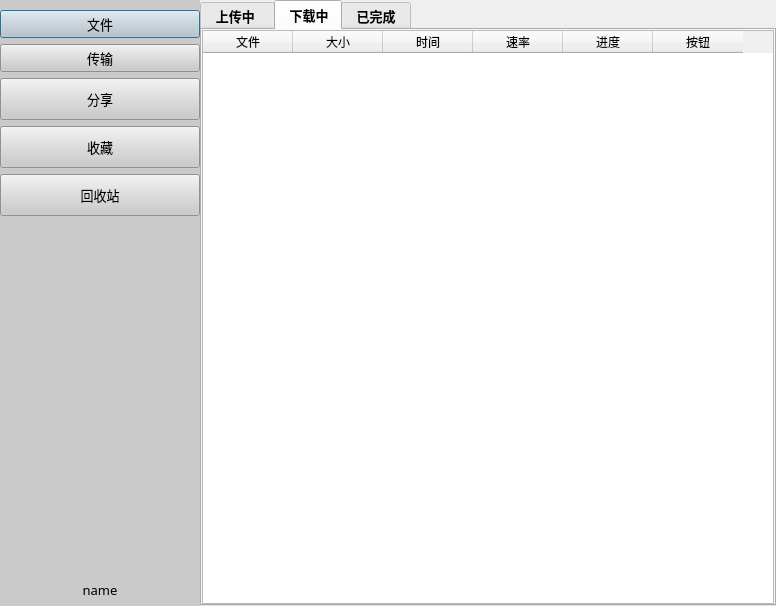
<?xml version="1.0" encoding="UTF-8"?>
<ui version="4.0">
 <class>MainDialog</class>
 <widget class="QDialog" name="MainDialog">
  <property name="geometry">
   <rect>
    <x>0</x>
    <y>0</y>
    <width>776</width>
    <height>606</height>
   </rect>
  </property>
  <property name="windowTitle">
   <string>MainDialog</string>
  </property>
  <layout class="QHBoxLayout" name="horizontalLayout">
   <property name="spacing">
    <number>0</number>
   </property>
   <property name="leftMargin">
    <number>0</number>
   </property>
   <property name="topMargin">
    <number>0</number>
   </property>
   <property name="rightMargin">
    <number>0</number>
   </property>
   <property name="bottomMargin">
    <number>0</number>
   </property>
   <item>
    <widget class="QWidget" name="wdg_left" native="true">
     <property name="enabled">
      <bool>true</bool>
     </property>
     <property name="minimumSize">
      <size>
       <width>200</width>
       <height>0</height>
      </size>
     </property>
     <property name="maximumSize">
      <size>
       <width>200</width>
       <height>16777215</height>
      </size>
     </property>
     <property name="styleSheet">
      <string notr="true">background-color: rgb(202, 202, 202);</string>
     </property>
     <widget class="QWidget" name="widget_3" native="true">
      <property name="enabled">
       <bool>true</bool>
      </property>
      <property name="geometry">
       <rect>
        <x>0</x>
        <y>10</y>
        <width>200</width>
        <height>601</height>
       </rect>
      </property>
      <property name="minimumSize">
       <size>
        <width>200</width>
        <height>0</height>
       </size>
      </property>
      <property name="maximumSize">
       <size>
        <width>200</width>
        <height>16777215</height>
       </size>
      </property>
      <property name="font">
       <font>
        <family>微软雅黑</family>
        <pointsize>10</pointsize>
        <weight>75</weight>
        <bold>true</bold>
       </font>
      </property>
      <property name="styleSheet">
       <string notr="true">background-color: rgb(202, 202, 202);</string>
      </property>
      <layout class="QVBoxLayout" name="verticalLayout">
       <item>
        <widget class="QPushButton" name="pb_file">
         <property name="font">
          <font>
           <family>微软雅黑</family>
           <pointsize>10</pointsize>
           <weight>50</weight>
           <italic>false</italic>
           <bold>false</bold>
          </font>
         </property>
         <property name="text">
          <string>文件</string>
         </property>
         <property name="icon">
          <iconset resource="resource.qrc">
           <normaloff>:/images/file.png</normaloff>:/images/file.png</iconset>
         </property>
         <property name="iconSize">
          <size>
           <width>36</width>
           <height>36</height>
          </size>
         </property>
         <property name="autoDefault">
          <bool>true</bool>
         </property>
        </widget>
       </item>
       <item>
        <widget class="QPushButton" name="pb_transmit">
         <property name="font">
          <font>
           <family>微软雅黑</family>
           <pointsize>10</pointsize>
          </font>
         </property>
         <property name="text">
          <string>传输</string>
         </property>
         <property name="icon">
          <iconset resource="resource.qrc">
           <normaloff>:/images/transmit.ico</normaloff>:/images/transmit.ico</iconset>
         </property>
         <property name="iconSize">
          <size>
           <width>36</width>
           <height>36</height>
          </size>
         </property>
        </widget>
       </item>
       <item>
        <widget class="QPushButton" name="pb_share">
         <property name="minimumSize">
          <size>
           <width>0</width>
           <height>42</height>
          </size>
         </property>
         <property name="maximumSize">
          <size>
           <width>16777215</width>
           <height>42</height>
          </size>
         </property>
         <property name="font">
          <font>
           <family>微软雅黑</family>
           <pointsize>10</pointsize>
          </font>
         </property>
         <property name="text">
          <string>分享</string>
         </property>
         <property name="icon">
          <iconset resource="resource.qrc">
           <normaloff>:/images/share.png</normaloff>:/images/share.png</iconset>
         </property>
         <property name="iconSize">
          <size>
           <width>18</width>
           <height>18</height>
          </size>
         </property>
        </widget>
       </item>
       <item>
        <widget class="QPushButton" name="pb_store">
         <property name="minimumSize">
          <size>
           <width>0</width>
           <height>42</height>
          </size>
         </property>
         <property name="font">
          <font>
           <family>微软雅黑</family>
           <pointsize>10</pointsize>
          </font>
         </property>
         <property name="text">
          <string>收藏</string>
         </property>
        </widget>
       </item>
       <item>
        <widget class="QPushButton" name="pb_hsz">
         <property name="minimumSize">
          <size>
           <width>0</width>
           <height>42</height>
          </size>
         </property>
         <property name="font">
          <font>
           <family>微软雅黑</family>
           <pointsize>10</pointsize>
          </font>
         </property>
         <property name="text">
          <string>回收站</string>
         </property>
         <property name="iconSize">
          <size>
           <width>36</width>
           <height>36</height>
          </size>
         </property>
        </widget>
       </item>
       <item>
        <spacer name="verticalSpacer">
         <property name="orientation">
          <enum>Qt::Vertical</enum>
         </property>
         <property name="sizeHint" stdset="0">
          <size>
           <width>20</width>
           <height>290</height>
          </size>
         </property>
        </spacer>
       </item>
       <item>
        <widget class="QPushButton" name="pb_name">
         <property name="minimumSize">
          <size>
           <width>0</width>
           <height>42</height>
          </size>
         </property>
         <property name="font">
          <font>
           <family>微软雅黑</family>
           <pointsize>10</pointsize>
          </font>
         </property>
         <property name="text">
          <string>name</string>
         </property>
         <property name="icon">
          <iconset resource="resource.qrc">
           <normaloff>:/face/btn_avatar_a33.png</normaloff>:/face/btn_avatar_a33.png</iconset>
         </property>
         <property name="iconSize">
          <size>
           <width>36</width>
           <height>36</height>
          </size>
         </property>
         <property name="flat">
          <bool>true</bool>
         </property>
        </widget>
       </item>
      </layout>
     </widget>
    </widget>
   </item>
   <item>
    <widget class="QWidget" name="wdg_right" native="true">
     <layout class="QVBoxLayout" name="verticalLayout_2">
      <property name="leftMargin">
       <number>0</number>
      </property>
      <property name="topMargin">
       <number>0</number>
      </property>
      <property name="rightMargin">
       <number>0</number>
      </property>
      <property name="bottomMargin">
       <number>0</number>
      </property>
      <item>
       <widget class="QStackedWidget" name="sw_page">
        <property name="font">
         <font>
          <family>微软雅黑</family>
          <pointsize>10</pointsize>
          <weight>75</weight>
          <bold>true</bold>
         </font>
        </property>
        <property name="currentIndex">
         <number>1</number>
        </property>
        <widget class="QWidget" name="pg_file">
         <layout class="QVBoxLayout" name="verticalLayout_3">
          <item>
           <widget class="QWidget" name="wdg_right_top" native="true">
            <property name="minimumSize">
             <size>
              <width>491</width>
              <height>30</height>
             </size>
            </property>
            <property name="maximumSize">
             <size>
              <width>16777215</width>
              <height>30</height>
             </size>
            </property>
            <layout class="QHBoxLayout" name="horizontalLayout_2">
             <property name="spacing">
              <number>0</number>
             </property>
             <property name="leftMargin">
              <number>0</number>
             </property>
             <property name="topMargin">
              <number>0</number>
             </property>
             <property name="rightMargin">
              <number>0</number>
             </property>
             <property name="bottomMargin">
              <number>0</number>
             </property>
             <item>
              <widget class="QPushButton" name="pb_prev">
               <property name="minimumSize">
                <size>
                 <width>30</width>
                 <height>30</height>
                </size>
               </property>
               <property name="maximumSize">
                <size>
                 <width>30</width>
                 <height>30</height>
                </size>
               </property>
               <property name="text">
                <string>&lt;</string>
               </property>
               <property name="autoDefault">
                <bool>true</bool>
               </property>
               <property name="flat">
                <bool>true</bool>
               </property>
              </widget>
             </item>
             <item>
              <widget class="QPushButton" name="pb_next">
               <property name="minimumSize">
                <size>
                 <width>30</width>
                 <height>30</height>
                </size>
               </property>
               <property name="maximumSize">
                <size>
                 <width>30</width>
                 <height>30</height>
                </size>
               </property>
               <property name="text">
                <string>&gt;</string>
               </property>
               <property name="autoDefault">
                <bool>true</bool>
               </property>
               <property name="flat">
                <bool>true</bool>
               </property>
              </widget>
             </item>
             <item>
              <widget class="QLabel" name="lb_path">
               <property name="minimumSize">
                <size>
                 <width>0</width>
                 <height>30</height>
                </size>
               </property>
               <property name="maximumSize">
                <size>
                 <width>16777215</width>
                 <height>30</height>
                </size>
               </property>
               <property name="text">
                <string>/</string>
               </property>
              </widget>
             </item>
             <item>
              <spacer name="horizontalSpacer">
               <property name="orientation">
                <enum>Qt::Horizontal</enum>
               </property>
               <property name="sizeHint" stdset="0">
                <size>
                 <width>360</width>
                 <height>20</height>
                </size>
               </property>
              </spacer>
             </item>
             <item>
              <widget class="QPushButton" name="pb_serch">
               <property name="minimumSize">
                <size>
                 <width>30</width>
                 <height>30</height>
                </size>
               </property>
               <property name="maximumSize">
                <size>
                 <width>30</width>
                 <height>30</height>
                </size>
               </property>
               <property name="text">
                <string/>
               </property>
               <property name="icon">
                <iconset resource="resource.qrc">
                 <normaloff>:/images/search.png</normaloff>:/images/search.png</iconset>
               </property>
               <property name="iconSize">
                <size>
                 <width>30</width>
                 <height>30</height>
                </size>
               </property>
               <property name="autoDefault">
                <bool>true</bool>
               </property>
               <property name="flat">
                <bool>true</bool>
               </property>
              </widget>
             </item>
             <item>
              <widget class="QPushButton" name="pb_addfile">
               <property name="minimumSize">
                <size>
                 <width>30</width>
                 <height>30</height>
                </size>
               </property>
               <property name="maximumSize">
                <size>
                 <width>30</width>
                 <height>30</height>
                </size>
               </property>
               <property name="text">
                <string/>
               </property>
               <property name="icon">
                <iconset resource="resource.qrc">
                 <normaloff>:/images/addFile.png</normaloff>:/images/addFile.png</iconset>
               </property>
               <property name="iconSize">
                <size>
                 <width>30</width>
                 <height>30</height>
                </size>
               </property>
               <property name="autoDefault">
                <bool>true</bool>
               </property>
               <property name="flat">
                <bool>true</bool>
               </property>
              </widget>
             </item>
            </layout>
           </widget>
          </item>
          <item>
           <widget class="QWidget" name="wgd_right_button" native="true">
            <layout class="QVBoxLayout" name="verticalLayout_4">
             <property name="spacing">
              <number>0</number>
             </property>
             <property name="leftMargin">
              <number>0</number>
             </property>
             <property name="topMargin">
              <number>0</number>
             </property>
             <property name="rightMargin">
              <number>0</number>
             </property>
             <property name="bottomMargin">
              <number>0</number>
             </property>
             <item>
              <widget class="QTableWidget" name="table_file">
               <property name="contextMenuPolicy">
                <enum>Qt::CustomContextMenu</enum>
               </property>
               <property name="editTriggers">
                <set>QAbstractItemView::NoEditTriggers</set>
               </property>
               <property name="dragEnabled">
                <bool>true</bool>
               </property>
               <property name="selectionMode">
                <enum>QAbstractItemView::NoSelection</enum>
               </property>
               <property name="selectionBehavior">
                <enum>QAbstractItemView::SelectRows</enum>
               </property>
               <attribute name="horizontalHeaderDefaultSectionSize">
                <number>140</number>
               </attribute>
               <attribute name="verticalHeaderVisible">
                <bool>false</bool>
               </attribute>
               <column>
                <property name="text">
                 <string>文件</string>
                </property>
               </column>
               <column>
                <property name="text">
                 <string>时间</string>
                </property>
               </column>
               <column>
                <property name="text">
                 <string>大小</string>
                </property>
               </column>
              </widget>
             </item>
            </layout>
           </widget>
          </item>
         </layout>
        </widget>
        <widget class="QWidget" name="pg_transmit">
         <layout class="QVBoxLayout" name="verticalLayout_5">
          <property name="spacing">
           <number>0</number>
          </property>
          <property name="leftMargin">
           <number>0</number>
          </property>
          <property name="topMargin">
           <number>0</number>
          </property>
          <property name="rightMargin">
           <number>0</number>
          </property>
          <property name="bottomMargin">
           <number>0</number>
          </property>
          <item>
           <widget class="QTabWidget" name="tw_transmit">
            <property name="contextMenuPolicy">
             <enum>Qt::CustomContextMenu</enum>
            </property>
            <property name="currentIndex">
             <number>1</number>
            </property>
            <widget class="QWidget" name="wdg_upload">
             <attribute name="title">
              <string> 上传中  </string>
             </attribute>
             <layout class="QVBoxLayout" name="verticalLayout_6">
              <property name="spacing">
               <number>0</number>
              </property>
              <property name="leftMargin">
               <number>0</number>
              </property>
              <property name="topMargin">
               <number>0</number>
              </property>
              <property name="rightMargin">
               <number>0</number>
              </property>
              <property name="bottomMargin">
               <number>0</number>
              </property>
              <item>
               <widget class="QTableWidget" name="table_upload">
                <property name="contextMenuPolicy">
                 <enum>Qt::CustomContextMenu</enum>
                </property>
                <property name="editTriggers">
                 <set>QAbstractItemView::NoEditTriggers</set>
                </property>
                <property name="dragEnabled">
                 <bool>true</bool>
                </property>
                <property name="selectionBehavior">
                 <enum>QAbstractItemView::SelectRows</enum>
                </property>
                <attribute name="horizontalHeaderDefaultSectionSize">
                 <number>90</number>
                </attribute>
                <attribute name="verticalHeaderVisible">
                 <bool>false</bool>
                </attribute>
                <column>
                 <property name="text">
                  <string>文件</string>
                 </property>
                </column>
                <column>
                 <property name="text">
                  <string>大小</string>
                 </property>
                </column>
                <column>
                 <property name="text">
                  <string>时间</string>
                 </property>
                </column>
                <column>
                 <property name="text">
                  <string>速率</string>
                 </property>
                </column>
                <column>
                 <property name="text">
                  <string>进度</string>
                 </property>
                </column>
                <column>
                 <property name="text">
                  <string>按钮</string>
                 </property>
                </column>
               </widget>
              </item>
             </layout>
            </widget>
            <widget class="QWidget" name="wdg_download">
             <attribute name="title">
              <string> 下载中</string>
             </attribute>
             <layout class="QVBoxLayout" name="verticalLayout_7">
              <property name="spacing">
               <number>0</number>
              </property>
              <property name="leftMargin">
               <number>0</number>
              </property>
              <property name="topMargin">
               <number>0</number>
              </property>
              <property name="rightMargin">
               <number>0</number>
              </property>
              <property name="bottomMargin">
               <number>0</number>
              </property>
              <item>
               <widget class="QTableWidget" name="table_download">
                <property name="contextMenuPolicy">
                 <enum>Qt::CustomContextMenu</enum>
                </property>
                <property name="editTriggers">
                 <set>QAbstractItemView::NoEditTriggers</set>
                </property>
                <property name="dragEnabled">
                 <bool>true</bool>
                </property>
                <property name="selectionBehavior">
                 <enum>QAbstractItemView::SelectRows</enum>
                </property>
                <attribute name="horizontalHeaderDefaultSectionSize">
                 <number>90</number>
                </attribute>
                <attribute name="verticalHeaderVisible">
                 <bool>false</bool>
                </attribute>
                <column>
                 <property name="text">
                  <string>文件</string>
                 </property>
                </column>
                <column>
                 <property name="text">
                  <string>大小</string>
                 </property>
                </column>
                <column>
                 <property name="text">
                  <string>时间</string>
                 </property>
                </column>
                <column>
                 <property name="text">
                  <string>速率</string>
                 </property>
                </column>
                <column>
                 <property name="text">
                  <string>进度</string>
                 </property>
                </column>
                <column>
                 <property name="text">
                  <string>按钮</string>
                 </property>
                </column>
               </widget>
              </item>
             </layout>
            </widget>
            <widget class="QWidget" name="wdg_finish">
             <attribute name="title">
              <string> 已完成 </string>
             </attribute>
             <layout class="QVBoxLayout" name="verticalLayout_8">
              <property name="spacing">
               <number>0</number>
              </property>
              <property name="leftMargin">
               <number>0</number>
              </property>
              <property name="topMargin">
               <number>0</number>
              </property>
              <property name="rightMargin">
               <number>0</number>
              </property>
              <property name="bottomMargin">
               <number>0</number>
              </property>
              <item>
               <widget class="QTableWidget" name="table_finish">
                <property name="editTriggers">
                 <set>QAbstractItemView::NoEditTriggers</set>
                </property>
                <property name="dragEnabled">
                 <bool>true</bool>
                </property>
                <property name="selectionBehavior">
                 <enum>QAbstractItemView::SelectRows</enum>
                </property>
                <attribute name="horizontalHeaderCascadingSectionResizes">
                 <bool>true</bool>
                </attribute>
                <attribute name="horizontalHeaderDefaultSectionSize">
                 <number>115</number>
                </attribute>
                <attribute name="verticalHeaderVisible">
                 <bool>false</bool>
                </attribute>
                <column>
                 <property name="text">
                  <string>文件</string>
                 </property>
                </column>
                <column>
                 <property name="text">
                  <string>大小</string>
                 </property>
                </column>
                <column>
                 <property name="text">
                  <string>时间</string>
                 </property>
                </column>
                <column>
                 <property name="text">
                  <string>上传完成</string>
                 </property>
                </column>
               </widget>
              </item>
             </layout>
            </widget>
           </widget>
          </item>
         </layout>
        </widget>
        <widget class="QWidget" name="pg_share">
         <layout class="QVBoxLayout" name="verticalLayout_9">
          <property name="spacing">
           <number>0</number>
          </property>
          <property name="leftMargin">
           <number>0</number>
          </property>
          <property name="topMargin">
           <number>0</number>
          </property>
          <property name="rightMargin">
           <number>0</number>
          </property>
          <property name="bottomMargin">
           <number>0</number>
          </property>
          <item>
           <widget class="QTabWidget" name="tw_share">
            <property name="currentIndex">
             <number>0</number>
            </property>
            <widget class="QWidget" name="wdg_myShare">
             <attribute name="title">
              <string>  我的分享  </string>
             </attribute>
             <layout class="QVBoxLayout" name="verticalLayout_11">
              <property name="spacing">
               <number>0</number>
              </property>
              <property name="leftMargin">
               <number>0</number>
              </property>
              <property name="topMargin">
               <number>0</number>
              </property>
              <property name="rightMargin">
               <number>0</number>
              </property>
              <property name="bottomMargin">
               <number>0</number>
              </property>
              <item>
               <widget class="QTableWidget" name="table_share">
                <property name="editTriggers">
                 <set>QAbstractItemView::NoEditTriggers</set>
                </property>
                <property name="dragEnabled">
                 <bool>true</bool>
                </property>
                <property name="selectionBehavior">
                 <enum>QAbstractItemView::SelectRows</enum>
                </property>
                <attribute name="horizontalHeaderDefaultSectionSize">
                 <number>140</number>
                </attribute>
                <attribute name="verticalHeaderVisible">
                 <bool>false</bool>
                </attribute>
                <column>
                 <property name="text">
                  <string>文件</string>
                 </property>
                </column>
                <column>
                 <property name="text">
                  <string>大小</string>
                 </property>
                </column>
                <column>
                 <property name="text">
                  <string>时间</string>
                 </property>
                </column>
                <column>
                 <property name="text">
                  <string>分享码</string>
                 </property>
                </column>
               </widget>
              </item>
             </layout>
            </widget>
           </widget>
          </item>
         </layout>
        </widget>
       </widget>
      </item>
     </layout>
    </widget>
   </item>
  </layout>
 </widget>
 <resources>
  <include location="resource.qrc"/>
 </resources>
 <connections/>
</ui>
